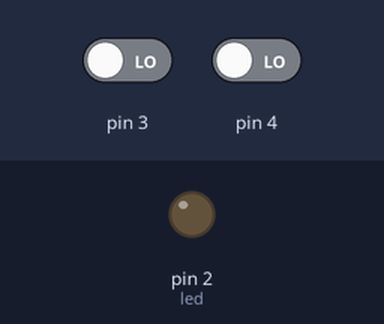
This sketch was run on a simulated Arduino Uno, built with avr-gcc and run on an emulated ATmega328P. Parts: output pins drawn as LEDs (lit = HIGH). The inputs (shaded band) are chosen by the test bench; at power-on: pin 3 LOW, pin 4 LOW.

Above: at 1.2 s.
1.3 s: pin 3 driven HIGH
At 1.6 s:
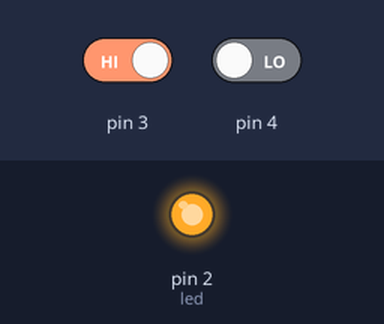
2.8 s: pin 3 driven LOW
At 4.0 s:
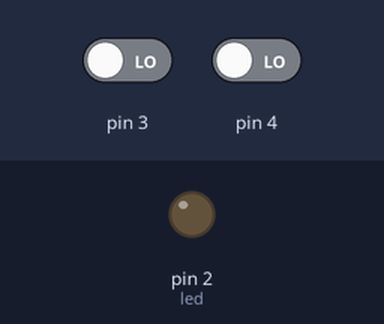
4.3 s: pin 4 driven HIGH
At 5.1 s:
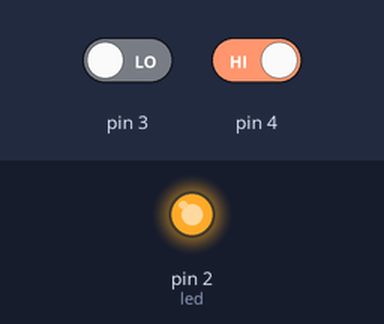
Timing chart, 0 to 7.3 s (numbered marks = the images above; inputs shaded):
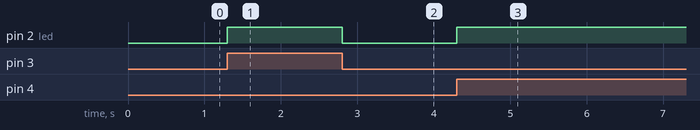

Measured:
- after the input at 1.3 s, pin 2 (led): LOW → HIGH at once
- after the input at 2.8 s, pin 2 (led): HIGH → LOW at once
- after the input at 4.3 s, pin 2 (led): LOW → HIGH at once

The sketch:

OR.ino
```cpp
int led = 2;

void setup() {

  pinMode(led, OUTPUT);

}

void loop() {

  if(digitalRead(3) == HIGH || digitalRead(4) == HIGH){

      digitalWrite(led, HIGH);

  } else {

      digitalWrite(led, LOW);

  }

}
```
